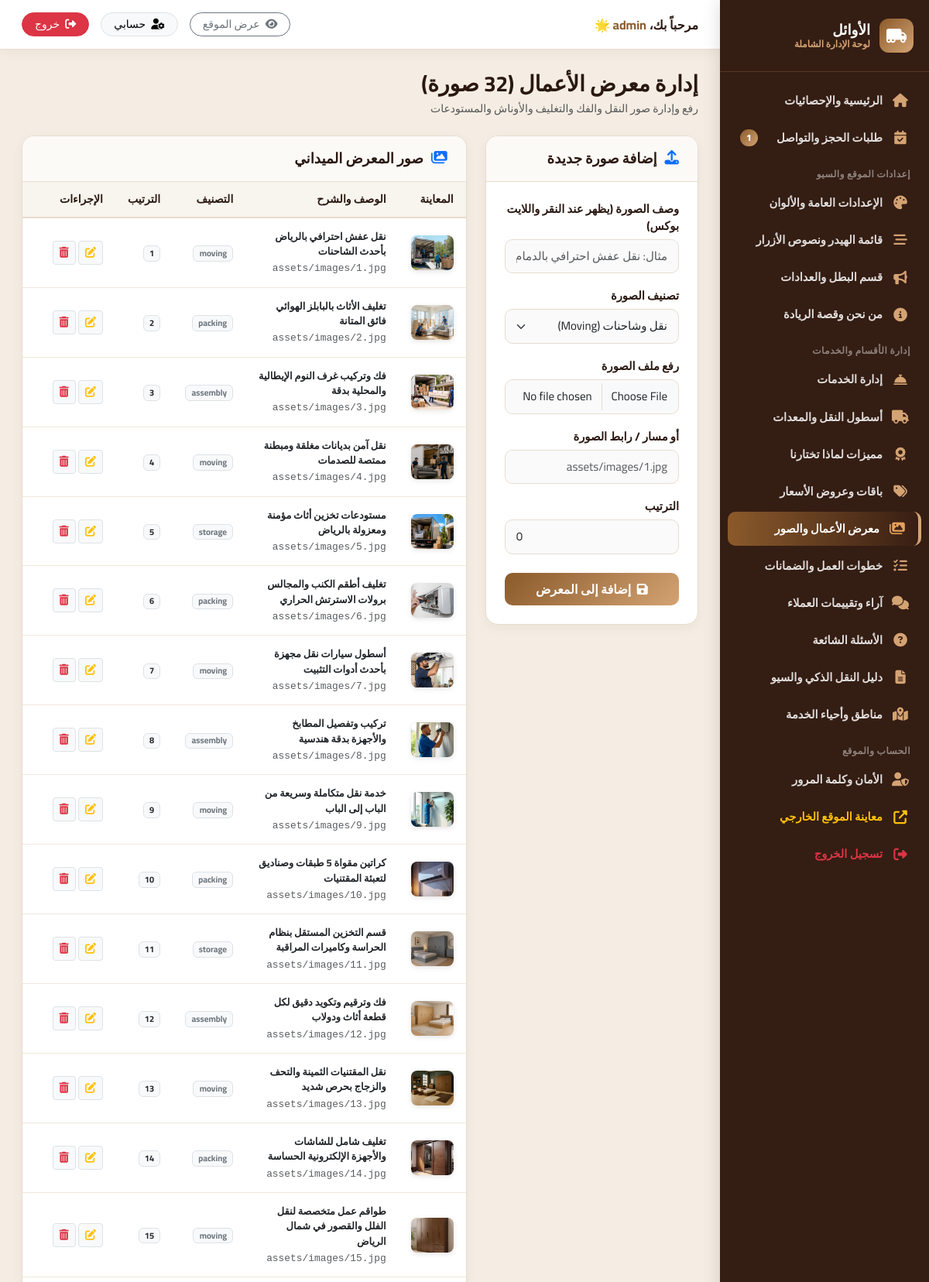
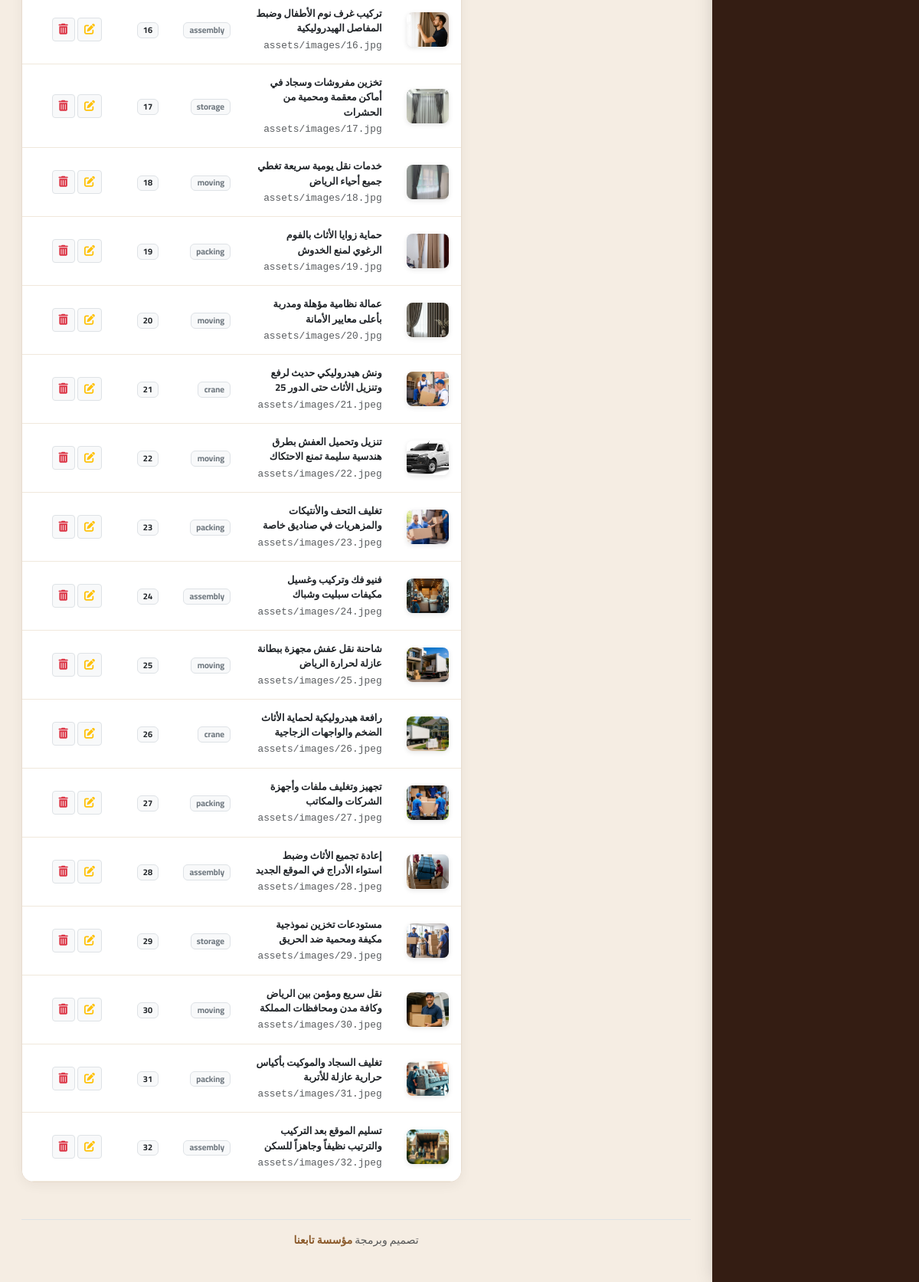
The page /admin/gallery.php (signed in) on the database as committed earlier (2 pictures, top to bottom).
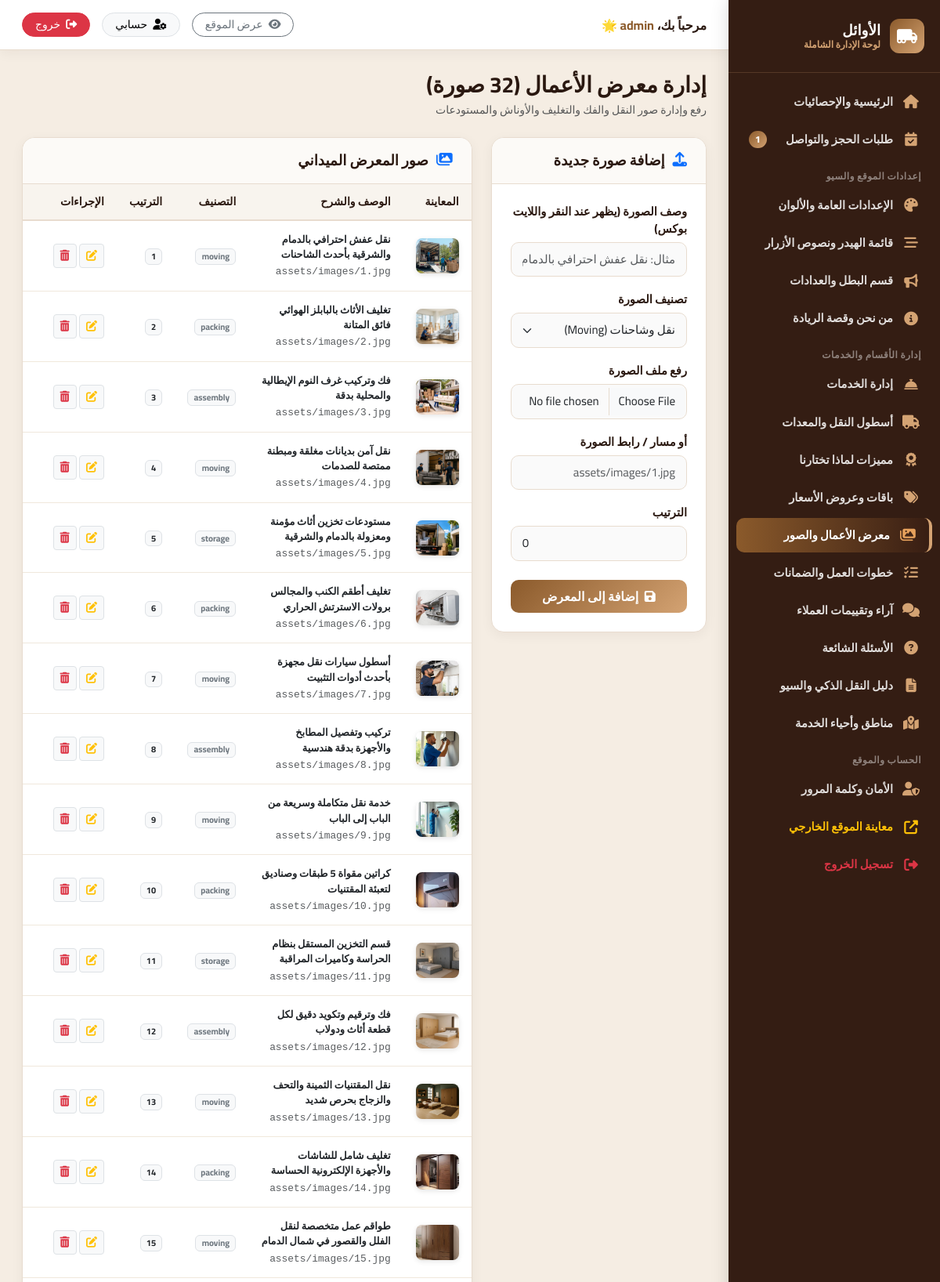
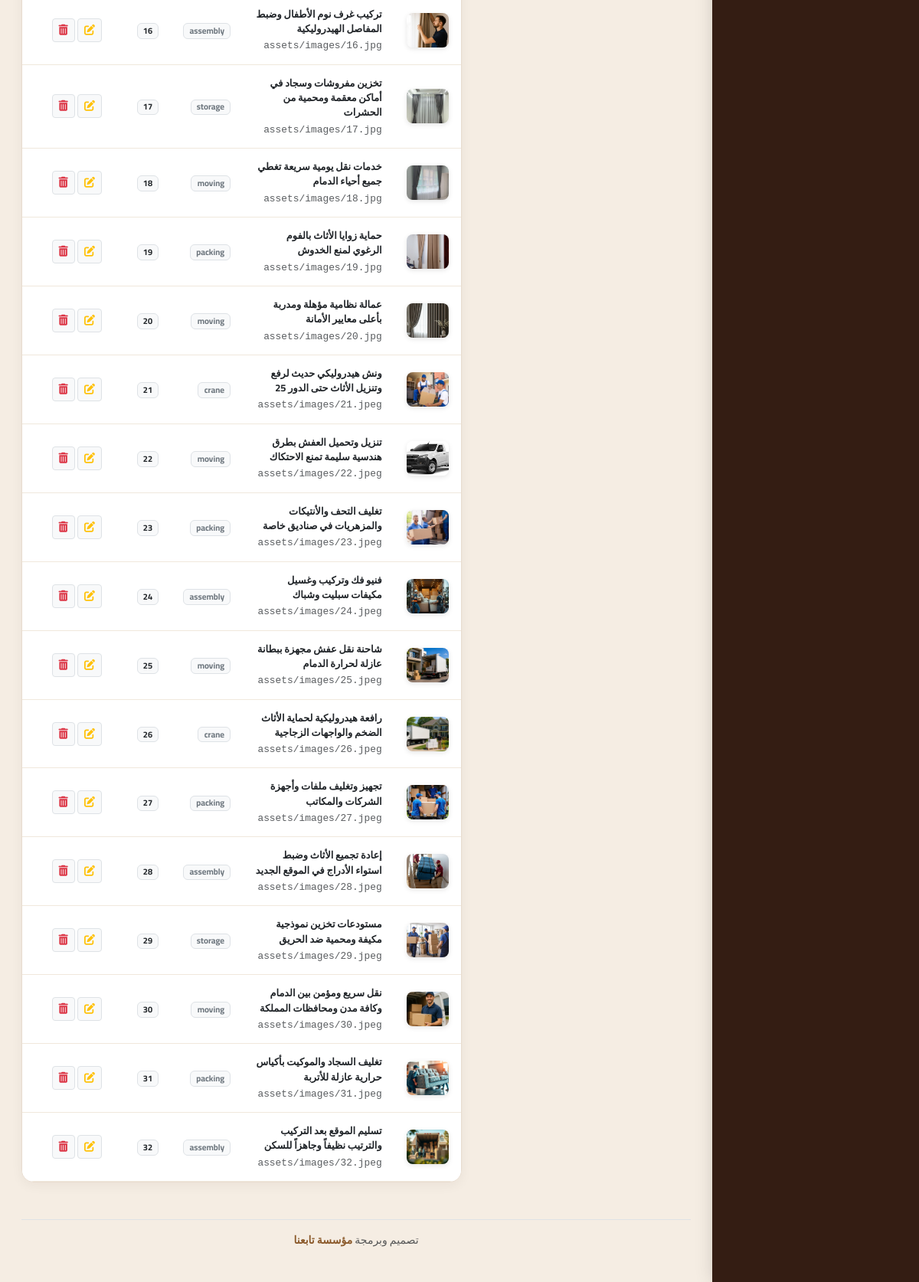
The same page on the database as committed later (2 pictures, top to bottom).
### tables this page shows
CREATE TABLE gallery (
  id INTEGER PRIMARY KEY AUTOINCREMENT,
  image TEXT NOT NULL,
  caption TEXT NOT NULL,
  category TEXT DEFAULT 'moving',
  sort_order INTEGER DEFAULT 0
);

### includes/functions.php (called while the page is built, shortened)
<?php
function get_all_settings() {
    return $GLOBALS['_cached_settings'];
}
function get_setting($key, $default = '') {
    $settings = get_all_settings();
    return isset($settings[$key]) && $settings[$key] !== '' ? $settings[$key] : $default;
}
function asset_url($path) {
    return SITE_URL . '/' . ltrim($path, '/');
}

### admin/gallery.php (the view, shortened to what this page needs)
<?php
require_once __DIR__ . '/includes/admin_header.php';
$edit_item = null;
$gallery_items = $pdo->query("SELECT * FROM gallery ORDER BY sort_order ASC, id ASC")->fetchAll();
?>
<div class="d-flex align-items-center justify-content-between mb-4">
  <div>
    <h3 class="fw-bold mb-1" style="color:var(--text-dark);">إدارة معرض الأعمال (<?= count($gallery_items) ?> صورة)</h3>
    <p class="text-muted small mb-0">رفع وإدارة صور النقل والفك والتغليف والأوناش والمستودعات</p>
  </div>
</div>
<div class="row g-4">
  <div class="col-lg-4">
    <div class="content-card">
      <div class="content-card-header">
        <h5>
          <i class="fas <?= $edit_item ? 'fa-edit text-warning' : 'fa-upload text-primary' ?>"></i>
          <?= $edit_item ? 'تعديل الصورة' : 'إضافة صورة جديدة' ?>
        </h5>
      </div>
      <div class="content-card-body">
        <form method="POST" action="gallery.php" enctype="multipart/form-data">
          <div class="mb-3">
            <label class="form-label">وصف الصورة (يظهر عند النقر واللايت بوكس)</label>
            <input type="text" name="caption" class="form-control" value="<?= htmlspecialchars($edit_item['caption'] ?? '') ?>" required placeholder="مثال: نقل عفش احترافي بالدمام والشرقية" />
          </div>
          <div class="mb-3">
            <label class="form-label">تصنيف الصورة</label>
            <select name="category" class="form-select">
              <option value="moving"   <?= ($edit_item['category'] ?? '') === 'moving' ? 'selected' : '' ?>>نقل وشاحنات (Moving)</option>
            </select>
          </div>
          <div class="mb-3">
            <label class="form-label">رفع ملف الصورة</label>
            <input type="file" name="gallery_file" class="form-control img-preview-input" data-preview-target="galleryPreview" accept="image/*" />
          </div>
          <div class="mb-3">
            <label class="form-label">أو مسار / رابط الصورة</label>
            <input type="text" name="image_url" class="form-control" value="<?= htmlspecialchars($edit_item['image'] ?? '') ?>" placeholder="assets/images/1.jpg" />
          </div>
          <div class="mb-4">
            <label class="form-label">الترتيب</label>
            <input type="number" name="sort_order" class="form-control" value="<?= htmlspecialchars($edit_item['sort_order'] ?? 0) ?>" />
          </div>
          <button type="submit" class="btn btn-admin-primary w-100">
            <i class="fas fa-save me-1"></i> <?= $edit_item ? 'حفظ التعديل' : 'إضافة إلى المعرض' ?>
          </button>
        </form>
      </div>
    </div>
  </div>
  <div class="col-lg-8">
    <div class="content-card">
      <div class="content-card-header">
        <h5><i class="fas fa-images text-primary"></i> صور المعرض الميداني</h5>
      </div>
      <div class="content-card-body p-0">
        <div class="table-responsive">
          <table class="table table-hover align-middle mb-0">
            <thead>
              <tr>
                <th width="70">المعاينة</th>
                <th>الوصف والشرح</th>
                <th>التصنيف</th>
                <th>الترتيب</th>
                <th width="120">الإجراءات</th>
              </tr>
            </thead>
            <tbody>
              <?php foreach ($gallery_items as $item): ?>
              <tr>
                <td>
                  <img src="<?= htmlspecialchars(asset_url($item['image'])) ?>" alt="" style="width:55px;height:45px;border-radius:8px;object-fit:cover;box-shadow:0 2px 6px rgba(0,0,0,0.1);" />
                </td>
                <td>
                  <strong class="d-block text-dark small"><?= htmlspecialchars($item['caption']) ?></strong>
                  <code class="text-muted small"><?= htmlspecialchars($item['image']) ?></code>
                </td>
                <td><span class="badge bg-light text-secondary border"><?= htmlspecialchars($item['category']) ?></span></td>
                <td><span class="badge bg-light text-dark border"><?= $item['sort_order'] ?></span></td>
                <td>
                  <a href="gallery.php?edit_id=<?= $item['id'] ?>" class="btn btn-sm btn-light border" title="تعديل">
                    <i class="fas fa-edit text-warning"></i>
                  </a>
                  <a href="gallery.php?delete_id=<?= $item['id'] ?>" class="btn btn-sm btn-light border confirm-delete" title="حذف">
                    <i class="fas fa-trash-alt text-danger"></i>
                  </a>
                </td>
              </tr>
              <?php endforeach; ?>
            </tbody>
          </table>
        </div>
      </div>
    </div>
  </div>
</div>
<?php require_once __DIR__ . '/includes/admin_footer.php'; ?>

### admin/includes/admin_header.php (shortened to what this page needs)
<?php
require_once __DIR__ . '/../../includes/functions.php';
$current_page = basename($_SERVER['PHP_SELF']);
try {
    $new_bookings_count = (int)$pdo->query("SELECT COUNT(*) FROM bookings WHERE status = 'new'")->fetchColumn();
} catch (Exception $e) {
    $new_bookings_count = 0;
}
$site_short_name = get_setting('site_short_name', 'الأوائل');
?>
<!DOCTYPE html>
<html lang="ar" dir="rtl">
<head>
  <link rel="stylesheet" href="https://cdn.jsdelivr.net/npm/bootstrap@5.3.2/dist/css/bootstrap.rtl.min.css">
  <link rel="stylesheet" href="https://cdnjs.cloudflare.com/ajax/libs/font-awesome/6.5.1/css/all.min.css">
  <link rel="stylesheet" href="/admin/assets/css/admin.css">
</head>
<body>
<div class="admin-wrapper">
  <aside class="admin-sidebar">
    <div class="sidebar-header">
      <div class="sidebar-brand-icon"><i class="fas fa-truck-moving"></i></div>
      <div class="sidebar-brand-title">
        <?= htmlspecialchars($site_short_name) ?>
        <small>لوحة الإدارة الشاملة</small>
      </div>
    </div>
    <ul class="sidebar-menu">
      <li>
        <a href="index.php" class="sidebar-link <?= $current_page == 'index.php' ? 'active' : '' ?>">
          <i class="fas fa-home"></i> الرئيسية والإحصائيات
        </a>
      </li>
      <li>
        <a href="bookings.php" class="sidebar-link <?= $current_page == 'bookings.php' ? 'active' : '' ?>">
          <i class="fas fa-calendar-check"></i> طلبات الحجز والتواصل
          <?php if ($new_bookings_count > 0): ?>
            <span class="sidebar-badge"><?= $new_bookings_count ?></span>
          <?php endif; ?>
        </a>
      </li>
      <li class="sidebar-menu-header">إعدادات الموقع والسيو</li>
      <li>
        <a href="settings.php" class="sidebar-link <?= $current_page == 'settings.php' ? 'active' : '' ?>">
          <i class="fas fa-palette"></i> الإعدادات العامة والألوان
        </a>
      </li>
      <li>
        <a href="nav.php" class="sidebar-link <?= $current_page == 'nav.php' ? 'active' : '' ?>">
          <i class="fas fa-bars-staggered"></i> قائمة الهيدر ونصوص الأزرار
        </a>
      </li>
      <li>
        <a href="hero.php" class="sidebar-link <?= $current_page == 'hero.php' ? 'active' : '' ?>">
          <i class="fas fa-bullhorn"></i> قسم البطل والعدادات
        </a>
      </li>
      <li>
        <a href="about.php" class="sidebar-link <?= $current_page == 'about.php' ? 'active' : '' ?>">
          <i class="fas fa-info-circle"></i> من نحن وقصة الريادة
        </a>
      </li>
      <li class="sidebar-menu-header">إدارة الأقسام والخدمات</li>
      <li>
        <a href="services.php" class="sidebar-link <?= $current_page == 'services.php' ? 'active' : '' ?>">
          <i class="fas fa-concierge-bell"></i> إدارة الخدمات
        </a>
      </li>
      <li>
        <a href="fleet.php" class="sidebar-link <?= $current_page == 'fleet.php' ? 'active' : '' ?>">
          <i class="fas fa-truck"></i> أسطول النقل والمعدات
        </a>
      </li>
      <li>
        <a href="whyus.php" class="sidebar-link <?= $current_page == 'whyus.php' ? 'active' : '' ?>">
          <i class="fas fa-award"></i> مميزات لماذا تختارنا
        </a>
      </li>
      <li>
        <a href="packages.php" class="sidebar-link <?= $current_page == 'packages.php' ? 'active' : '' ?>">
          <i class="fas fa-tags"></i> باقات وعروض الأسعار
        </a>
      </li>
      <li>
        <a href="gallery.php" class="sidebar-link <?= $current_page == 'gallery.php' ? 'active' : '' ?>">
          <i class="fas fa-images"></i> معرض الأعمال والصور
        </a>
      </li>
      <li>
        <a href="process_guarantees.php" class="sidebar-link <?= $current_page == 'process_guarantees.php' ? 'active' : '' ?>">
          <i class="fas fa-tasks"></i> خطوات العمل والضمانات
        </a>
      </li>
      <li>
        <a href="testimonials.php" class="sidebar-link <?= $current_page == 'testimonials.php' ? 'active' : '' ?>">
          <i class="fas fa-comments"></i> آراء وتقييمات العملاء
        </a>
      </li>
      <li>
        <a href="faqs.php" class="sidebar-link <?= $current_page == 'faqs.php' ? 'active' : '' ?>">
          <i class="fas fa-question-circle"></i> الأسئلة الشائعة
        </a>
      </li>
      <li>
        <a href="seo_guide.php" class="sidebar-link <?= $current_page == 'seo_guide.php' ? 'active' : '' ?>">
          <i class="fas fa-file-alt"></i> دليل النقل الذكي والسيو
        </a>
      </li>
      <li>
        <a href="areas.php" class="sidebar-link <?= $current_page == 'areas.php' ? 'active' : '' ?>">
          <i class="fas fa-map-marked-alt"></i> مناطق وأحياء الخدمة
        </a>
      </li>
      <li class="sidebar-menu-header">الحساب والموقع</li>
      <li>
        <a href="profile.php" class="sidebar-link <?= $current_page == 'profile.php' ? 'active' : '' ?>">
          <i class="fas fa-user-shield"></i> الأمان وكلمة المرور
        </a>
      </li>
      <li>
        <a href="../index.php" target="_blank" class="sidebar-link text-warning">
          <i class="fas fa-external-link-alt text-warning"></i> معاينة الموقع الخارجي
        </a>
      </li>
      <li>
        <a href="logout.php" class="sidebar-link text-danger">
          <i class="fas fa-sign-out-alt text-danger"></i> تسجيل الخروج
        </a>
      </li>
    </ul>
  </aside>
  <div class="admin-main">
    <header class="admin-topbar">
      <div class="fw-bold d-none d-md-block" style="color:var(--text-dark);">
        مرحباً بك، <span style="color:var(--primary);"><?= htmlspecialchars($_SESSION['admin_username'] ?? 'المدير') ?></span> 🌟
      </div>
      <div class="topbar-user">
        <a href="../index.php" target="_blank" class="btn btn-sm btn-outline-secondary rounded-pill px-3">
          <i class="fas fa-eye me-1"></i> عرض الموقع
        </a>
        <a href="profile.php" class="btn btn-sm btn-light rounded-pill px-3 border">
          <i class="fas fa-user-cog me-1"></i> حسابي
        </a>
        <a href="logout.php" class="btn btn-sm btn-danger rounded-pill px-3">
          <i class="fas fa-sign-out-alt me-1"></i> خروج
        </a>
      </div>
    </header>
    <main class="admin-content">

### admin/includes/admin_footer.php (shortened to what this page needs)
      <footer class="text-center py-3 text-muted small mt-4 border-top">
        تصميم وبرمجة <a href="https://tab3na.com" target="_blank" rel="noopener" class="text-decoration-none fw-bold" style="color:var(--sidebar-active, #8B5A2B);">مؤسسة تابعنا</a>
      </footer>
    </main>
  </div>
</div>
</body>
</html>

### admin/assets/css/admin.css (style rules this page uses)
:root { --sidebar-bg: #23120B; --sidebar-hover: #381E13; --sidebar-active: #8B5A2B; --primary: #8B5A2B; --primary-hover: #6B421E; --accent: #D4A373; --accent-bright: #E6A15C; --body-bg: #F5EDE3; --card-bg: #FFFFFF; --text-dark: #2A1810; --text-muted: #73645A; --border-color: #E8DCCF; --radius-lg: 16px; --radius-md: 10px; --shadow-sm: 0 4px 15px rgba(42,24,16,0.05); --shadow-md: 0 8px 25px rgba(42,24,16,0.08); }
body { font-family: 'Cairo', sans-serif; background-color: var(--body-bg); color: var(--text-dark); margin: 0; padding: 0; overflow-x: hidden; }
.admin-wrapper { display: flex; min-height: 100vh; }
.admin-sidebar { width: 270px; background: var(--sidebar-bg); color: #FFFFFF; flex-shrink: 0; display: flex; flex-direction: column; transition: all 0.3s ease; z-index: 1000; box-shadow: 4px 0 25px rgba(0,0,0,0.2); }
.sidebar-header { padding: 24px 20px; border-bottom: 1px solid rgba(212,163,115,0.2); display: flex; align-items: center; gap: 12px; }
.sidebar-brand-icon { width: 44px; height: 44px; background: linear-gradient(135deg, var(--primary), var(--accent-bright)); border-radius: 12px; display: flex; align-items: center; justify-content: center; font-size: 1.3rem; color: white; }
.sidebar-brand-title { font-size: 1.15rem; font-weight: 800; line-height: 1.2; }
.sidebar-brand-title small { display: block; font-size: 0.75rem; color: var(--accent); font-weight: 600; }
.sidebar-menu { list-style: none; padding: 15px 10px; margin: 0; flex-grow: 1; overflow-y: auto; }
.sidebar-menu-header { font-size: 0.75rem; text-transform: uppercase; color: rgba(255,255,255,0.45); padding: 12px 14px 6px; font-weight: 800; letter-spacing: 0.5px; }
.sidebar-link { display: flex; align-items: center; gap: 12px; padding: 11px 16px; color: rgba(255,255,255,0.85); text-decoration: none; border-radius: var(--radius-md); margin-bottom: 4px; font-weight: 600; font-size: 0.92rem; transition: all 0.25s ease; }
.sidebar-link i { font-size: 1.1rem; width: 22px; text-align: center; color: var(--accent); transition: color 0.25s ease; }
.sidebar-link.active { background: linear-gradient(90deg, var(--primary), var(--sidebar-hover)); color: #FFFFFF; font-weight: 800; border-right: 4px solid var(--accent-bright); }
.sidebar-link.active i { color: var(--accent-bright); }
.sidebar-badge { margin-right: auto; margin-left: 0; background: #E63946; color: white; padding: 2px 8px; border-radius: 50px; font-size: 0.75rem; font-weight: 800; }
.admin-main { flex-grow: 1; display: flex; flex-direction: column; min-width: 0; }
.admin-topbar { background: #FFFFFF; padding: 16px 28px; display: flex; align-items: center; justify-content: space-between; border-bottom: 1px solid var(--border-color); box-shadow: var(--shadow-sm); }
.topbar-user { display: flex; align-items: center; gap: 15px; }
.admin-content { padding: 28px; flex-grow: 1; }
.content-card { background: #FFFFFF; border-radius: var(--radius-lg); border: 1px solid var(--border-color); box-shadow: var(--shadow-sm); margin-bottom: 24px; overflow: hidden; }
.content-card-header { padding: 18px 24px; border-bottom: 1px solid var(--border-color); display: flex; align-items: center; justify-content: space-between; background: #FCFAF7; }
.content-card-header h5 { margin: 0; font-weight: 800; font-size: 1.15rem; color: var(--text-dark); display: flex; align-items: center; gap: 10px; }
.content-card-body { padding: 24px; }
.btn-admin-primary { background: linear-gradient(135deg, var(--primary), var(--primary-hover)); color: white; border: none; font-weight: 700; border-radius: var(--radius-md); padding: 9px 20px; transition: all 0.25s ease; }
.form-label { font-weight: 700; font-size: 0.92rem; color: var(--text-dark); margin-bottom: 6px; }
.form-control, .form-select { border: 1.5px solid var(--border-color); border-radius: var(--radius-md); padding: 10px 14px; font-family: 'Cairo', sans-serif; font-size: 0.94rem; background-color: #FAFAFA; transition: border-color 0.25s, box-shadow 0.25s; }
.table { margin-bottom: 0; vertical-align: middle; }
.table thead th { background-color: #F8F4EE; font-weight: 800; font-size: 0.88rem; color: var(--text-dark); border-bottom: 2px solid var(--border-color); padding: 12px 16px; }
.table tbody td { padding: 14px 16px; font-size: 0.92rem; border-bottom: 1px solid #F0E8DC; }

Rows that differ between the two databases and show on the page:
changed gallery "assets/images/1.jpg": caption "نقل عفش احترافي بالرياض بأحدث الشاحنات" → "نقل عفش احترافي بالدمام والشرقية بأحدث الشاحنات"
changed gallery "assets/images/5.jpg": caption "مستودعات تخزين أثاث مؤمنة ومعزولة بالرياض" → "مستودعات تخزين أثاث مؤمنة ومعزولة بالدمام والشرقية"
changed gallery "assets/images/15.jpg": caption "طواقم عمل متخصصة لنقل الفلل والقصور في شمال الرياض" → "طواقم عمل متخصصة لنقل الفلل والقصور في شمال الدمام"
changed gallery "assets/images/18.jpg": caption "خدمات نقل يومية سريعة تغطي جميع أحياء الرياض" → "خدمات نقل يومية سريعة تغطي جميع أحياء الدمام"
changed gallery "assets/images/25.jpeg": caption "شاحنة نقل عفش مجهزة ببطانة عازلة لحرارة الرياض" → "شاحنة نقل عفش مجهزة ببطانة عازلة لحرارة الدمام"
changed gallery "assets/images/30.jpeg": caption "نقل سريع ومؤمن بين الرياض وكافة مدن ومحافظات المملكة" → "نقل سريع ومؤمن بين الدمام وكافة مدن ومحافظات المملكة"
